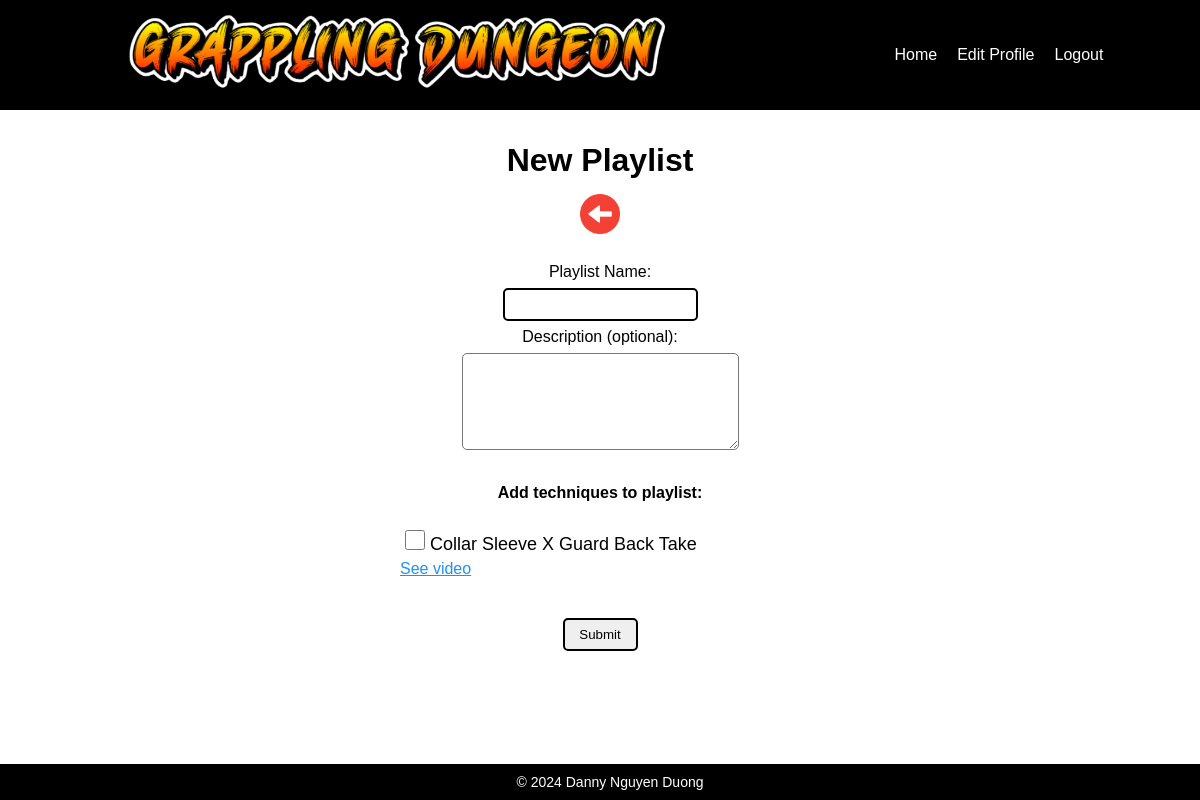
The page /playlists/new/ (signed in) on the database as committed earlier.
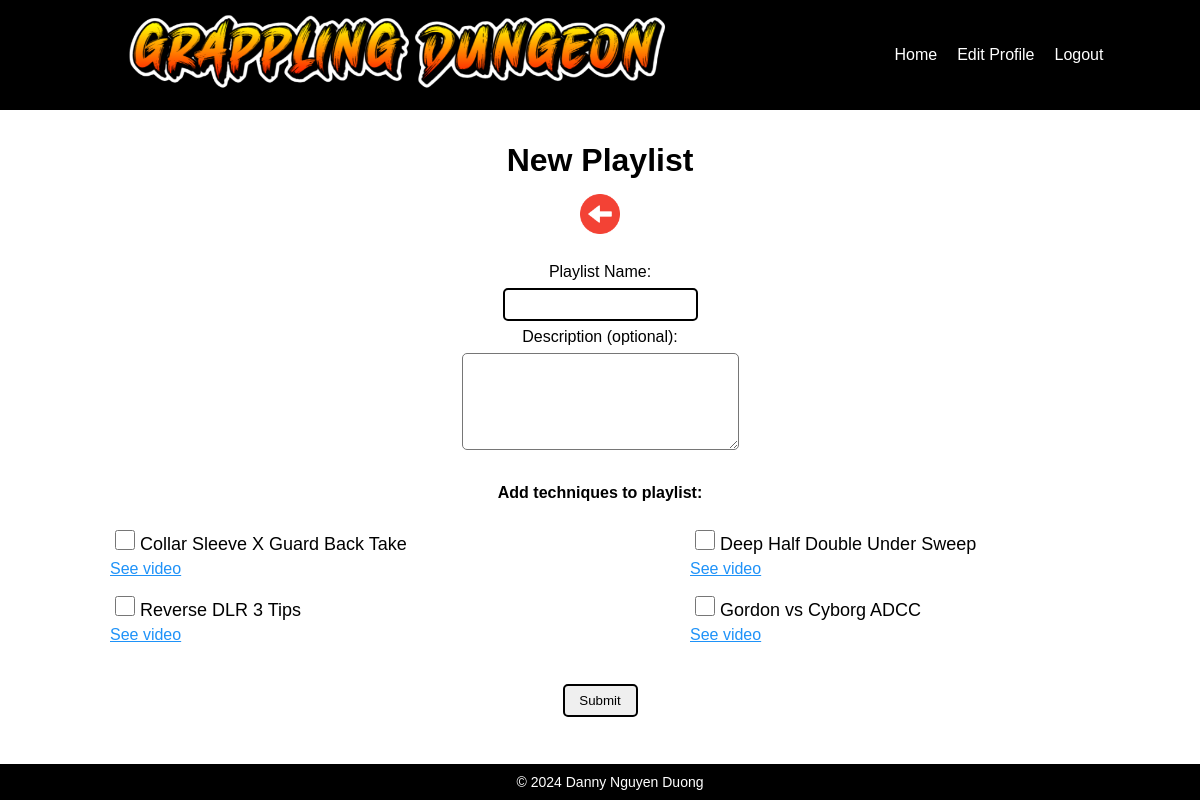
The same page on the database as committed later.
### techniques/models.py (models this page shows, shortened)
class Technique(models.Model):
    CATEGORY_CHOICES = [
        ('passing', 'Passing'),
        ('guard', 'Guard'),
        ('submission', 'Submission'),
        ('takedown', 'Takedown'),
        ('guard-pull', 'Guard Pull'),
        ('counter', 'Defense/Counter'),
        ('escape', 'Escape'),
        ('other', 'Other'),
    ]
    PRIVACY_CHOICES = [
        ('private', 'Private'),
    ]
    VIDEO_CHOICES = [
        ('full', 'Full Youtube Video'),
        ('cropped', 'Crop Short Clip from Youtube Video'),
    ]
    user_model = settings.AUTH_USER_MODEL
    name = models.CharField(max_length = 255)
    athlete = models.CharField(max_length = 100, blank=True, null=True)
    category = models.CharField(max_length = 20, choices=CATEGORY_CHOICES)
    privacy_status = models.CharField(max_length=20, choices=PRIVACY_CHOICES)
    uploaded_by = models.ForeignKey(user_model, on_delete=models.CASCADE)
    youtube_url = models.URLField()
    video_option = models.CharField(max_length = 10, choices=VIDEO_CHOICES)
    note = models.CharField(max_length = 500, blank=True, null=True)
    start_time = models.PositiveIntegerField(blank=True, null=True)
    end_time = models.PositiveIntegerField(blank=True, null=True)
    embed_url = models.URLField(blank=True, null=True)
    cropped_video = models.FileField(upload_to='cropped_videos/', blank=True, null=True)
    keywords = models.CharField(max_length=255, blank=True, null=True)

### playlists/views.py (the view)
# urls.py: path('new/', views.new_playlist, name='new_playlist'),
@login_required
def new_playlist(request):
    user = request.user
    if request.method == 'POST':
        data = json.loads(request.body.decode('utf-8'))
        playlist_name = data['name']
        techniques = data['techniques']
        description = data['description']
        new_playlist = Playlist(owner=user, name=playlist_name, description=description)
        new_playlist.save()
        order = 1
        for technique_id in techniques:
            technique = get_object_or_404(Technique,id=technique_id)
            playlistItem = PlaylistItem(playlist=new_playlist, technique=technique, order=order)
            playlistItem.save()
            order += 1
        new_playlist.total_items = PlaylistItem.objects.filter(playlist=new_playlist).count()
        new_playlist.save()
        return JsonResponse({'success': True})
    else:
        all_techniques = Technique.objects.filter(uploaded_by=user)
        all_playlists = Playlist.objects.filter(owner=user)
        context = {
            'all_techniques': all_techniques,
            'playlists': all_playlists
        }
        return render(request, 'new_playlist.html', context)

### playlists/templates/new_playlist.html (shortened to what this page needs)
{% extends 'base_playlists.html' %}
{% load static %}
{% block content %}
<div class="new-playlist-wrapper">
    <h1>New Playlist</h1>
    <div class="go-back-div">
        <a href="{% url 'all_playlists' %}"><img src="{% static 'images/go-back.png' %}" class="small-icon"></a>
    </div>
    <div class="new-playlist-name-div">
        <form id="new-playlist-form" class="playlist-name-form" data-url="{% url 'new_playlist' %}">
            <div>
                <div class="flex-with-gap">
                    <p>Playlist Name:</p>
                    <input name="name" id="name">
                    <p>Description (optional):</p>
                    <textarea class="note-textarea" name="description" id="description" rows="5" cols="30" name="note"></textarea>
                </div>
                <div style="padding: 10px; margin-top: 3vh;">
                    <h4>Add techniques to playlist:</h4>
                </div>
                <div class="all-techniques-form">
                {% for technique in all_techniques %}
                    <div class="one-technique-form">
                        <div class="technique-title">
                            <label>
                                <input type="checkbox" name="techniques[]" value="{{ technique.id }}">
                                {{ technique.name }}
                            </label>
                        </div>
                        <div>
                            <a style="cursor:pointer;" onclick="toggleVideoDiv('{{ technique.id }}')">See video</a>
                        </div>
                    </div>
                {% endfor %}
                </div>
                <div id="error-messages">
                </div>
                <button class="regular-button" onclick="submitNewPlaylist(event)">Submit</button>
            </div>
        </form>
    </div>
</div>
{% endblock %}

Rows that differ between the two databases and show on the page:
added Technique: name "Deep Half Double Under Sweep"
added Technique: name "Reverse DLR 3 Tips"
added Technique: name "Gordon vs Cyborg ADCC"
